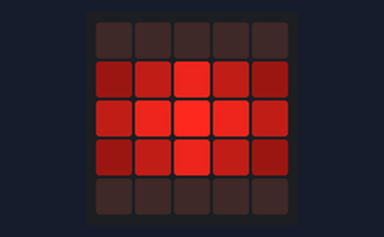
Bench run of a program on a simulated BBC micro:bit running MicroPython. Parts: the board's 5×5 LED display.

Above: at 0.1 s.
At 0.7 s:
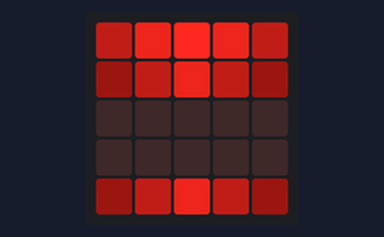
At 1.3 s:
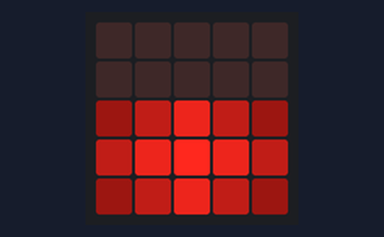

The program:

LED_arriba_a_abajo-main.py
```python
from microbit import *

bola1 = Image("00000:13731:37973:13731:00000")
bola2 = Image("00000:00000:13731:37973:13731")
bola3 = Image("13731:00000:00000:13731:37973")
bola4 = Image("37973:13731:00000:00000:13731")
bola5 = Image("00000:37973:13731:00000:00000")

while True:
    display.show(bola1)
    sleep(200)
    display.show(bola2)
    sleep(200)
    display.show(bola3)
    sleep(200)
    display.show(bola4)
    sleep(200)
    display.show(bola5)
    sleep(200)
```

Measured:
- by itself, everything shown: repeats every 1.0 s, in 5 steps
